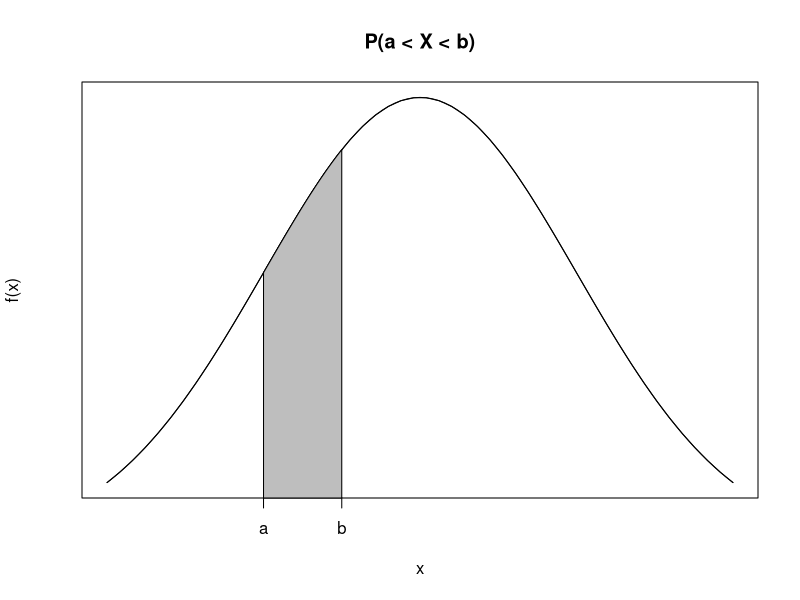

Reproduce this figure in R.
par(mfrow=c(1,1))
xvals <- seq(-4,4,length=50)
curve(dnorm(x, mean=0,sd=2),xlim=c(-4,4), main=("P(a < X < b)"),xaxt='n',yaxt='n',xlab="x",ylab="f(x)")
lines(xvals,dnorm(xvals, mean=0, sd=2),xlim=c(-4,4),new=TRUE)
xvalsint <- seq(-2,-1,length=50)
dvalsint <- dnorm(xvalsint, mean=0, sd=2)
polygon(c(xvalsint,rev(xvalsint)),c(rep(0,50),rev(dvalsint)),col="gray")
axis(side=1,at=c(-2,-1),labels=c("a","b"))